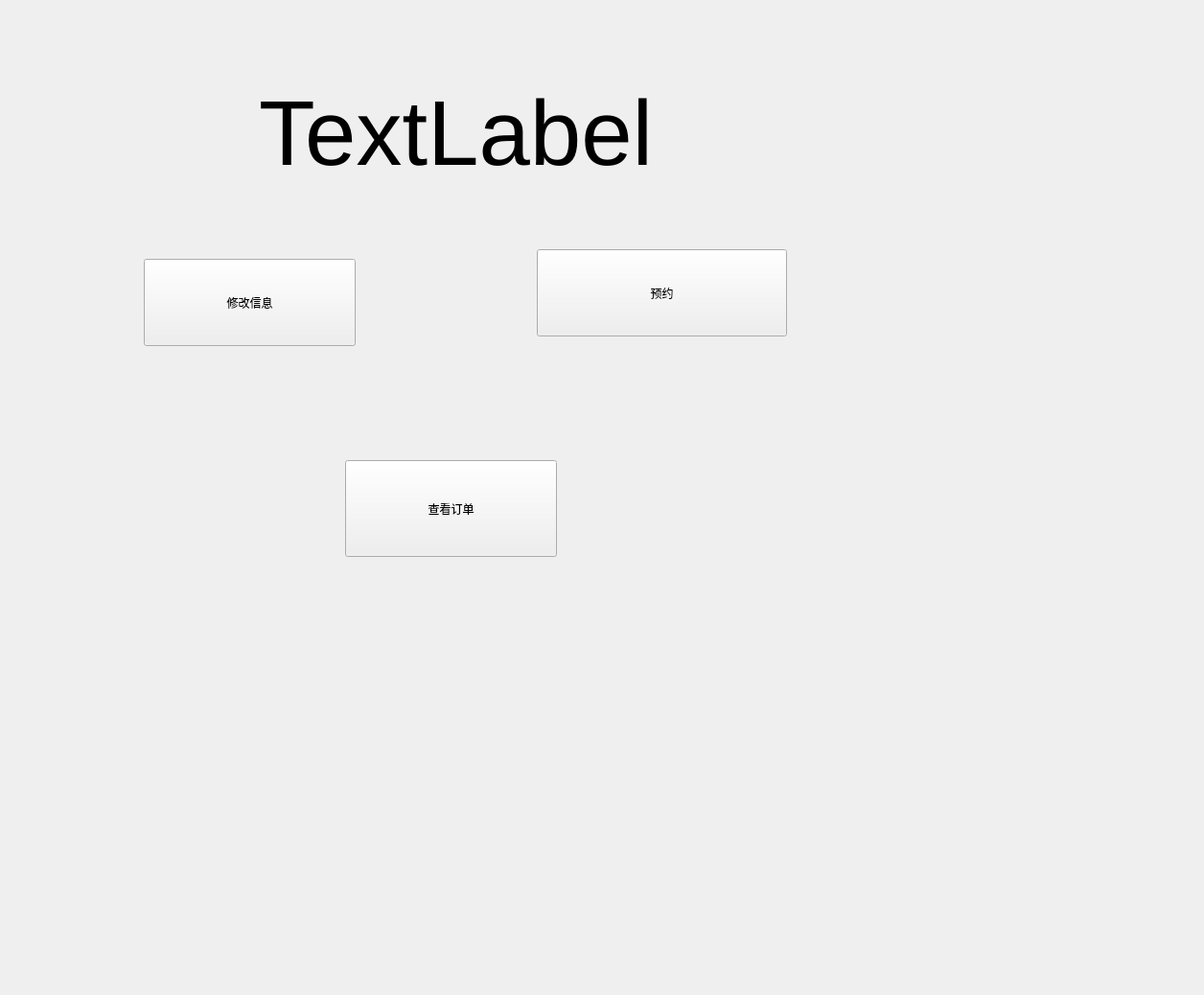
<?xml version="1.0" encoding="UTF-8"?>
<ui version="4.0">
 <class>user_interface</class>
 <widget class="QWidget" name="user_interface">
  <property name="geometry">
   <rect>
    <x>0</x>
    <y>0</y>
    <width>1256</width>
    <height>1038</height>
   </rect>
  </property>
  <property name="maximumSize">
   <size>
    <width>16777215</width>
    <height>16777215</height>
   </size>
  </property>
  <property name="windowTitle">
   <string>Form</string>
  </property>
  <widget class="QPushButton" name="pushButton">
   <property name="geometry">
    <rect>
     <x>150</x>
     <y>270</y>
     <width>221</width>
     <height>91</height>
    </rect>
   </property>
   <property name="text">
    <string>修改信息</string>
   </property>
  </widget>
  <widget class="QPushButton" name="pushButton_2">
   <property name="geometry">
    <rect>
     <x>560</x>
     <y>260</y>
     <width>261</width>
     <height>91</height>
    </rect>
   </property>
   <property name="text">
    <string>预约</string>
   </property>
  </widget>
  <widget class="QPushButton" name="pushButton_3">
   <property name="geometry">
    <rect>
     <x>360</x>
     <y>480</y>
     <width>221</width>
     <height>101</height>
    </rect>
   </property>
   <property name="text">
    <string>查看订单</string>
   </property>
  </widget>
  <widget class="QWidget" name="widget" native="true">
   <property name="geometry">
    <rect>
     <x>100</x>
     <y>20</y>
     <width>361</width>
     <height>80</height>
    </rect>
   </property>
   <widget class="QLabel" name="label">
    <property name="geometry">
     <rect>
      <x>210</x>
      <y>50</y>
      <width>401</width>
      <height>91</height>
     </rect>
    </property>
    <property name="text">
     <string>&lt;html&gt;&lt;head/&gt;&lt;body&gt;&lt;p&gt;Hi,&lt;/p&gt;&lt;/body&gt;&lt;/html&gt;</string>
    </property>
   </widget>
  </widget>
  <widget class="QLabel" name="label_2">
   <property name="geometry">
    <rect>
     <x>270</x>
     <y>70</y>
     <width>581</width>
     <height>141</height>
    </rect>
   </property>
   <property name="text">
    <string>&lt;html&gt;&lt;head/&gt;&lt;body&gt;&lt;p&gt;&lt;span style=&quot; font-size:72pt;&quot;&gt;TextLabel&lt;/span&gt;&lt;/p&gt;&lt;/body&gt;&lt;/html&gt;</string>
   </property>
  </widget>
 </widget>
 <resources/>
 <connections/>
</ui>
